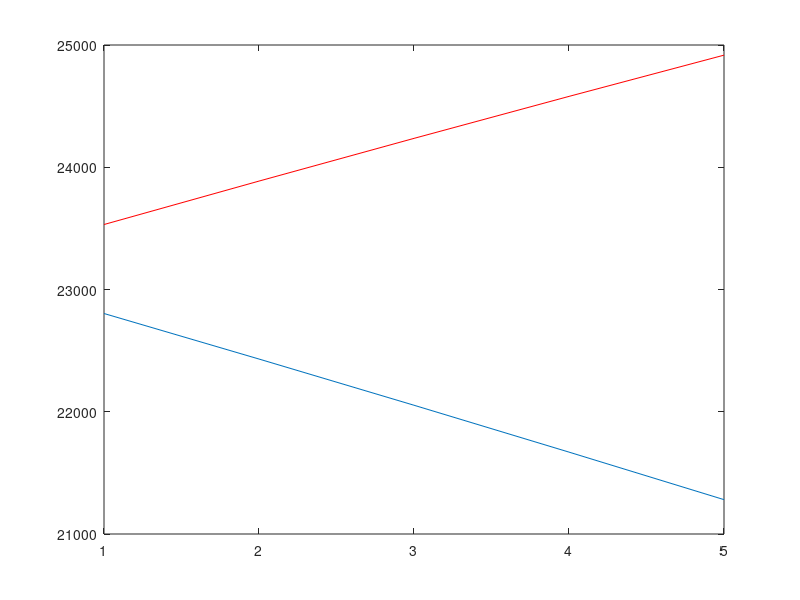

The MATLAB script that drew this image:
% // TI File $Revision: /main/3 $
% // Checkin $Date: November 09, 2010   13:05:07 $
% // =====================================================================================
% //  This software is licensed for use with Texas Instruments C28x
% //  family DSCs.  This license was provided to you prior to installing
% //  the software.  You may review this license by consulting a copy of
% //  the agreement in the doc directory of this library.
% //======================================================================================
% /* ==============================================================================
% 
% System Name:    Signal Generator Module demo 
% 
% File Name:      SGENT2.m
% 
% Description:    Primary System file for demonstrating the Signal Generator module
% 
% Originator:     Digital control systems Group - Texas Instruments
% 
% Target dependency:  C28x
% 
% Description:
% ============
% 
%    The "C" frame work, for demonstrating the signal generator module is given below
%                              ___________________                _____________
%                             |                   |     x1=out1  |             |
%          gain   o---------->|                   |------o------>|  EVMDAC     |
%          offset o---------->|       SGENT_2     |     x2=out2  |  PWMDAC     |
%         freq    o---------->|                   |------o------>|  DLOG_4CH   |
%                             |___________________|              |_____________|
% 
% */
% //######################################################################################
% // $TI Release: C28x SGEN Library v1.00 $
% // $Release Date: November 09, 2011 $
% // $Copyright: $
% //######################################################################################

close all
clear all

N=input('Please enter signal length N =');

t=1:N;

step_max=1000;

gain=1;
f=50;
fs=20000;

fmax=step_max*fs/65536
freq=2^15*f/fmax

f_norm=163.84;             %f_norm is normalized frequency in Q16 format, f/fs*2^16
phase_norm=8192;        %normalized phase offset phase_norm=(pi/4/(2*pi))*2^16=8192
                        %here phase offset=pi/4
                        
phase=16384/2^15;
                        
output=gain*sin(2*pi*(f_norm*t/2^16+phase_norm/2^16)+phase*pi);

output0=gain*sin(2*pi*(f_norm*t/2^16+phase_norm/2^16));

output=output*2^15;     %Q15 format

output0=output0*2^15;     %Q15 format

plot(output)
hold on
plot(output0,'r')